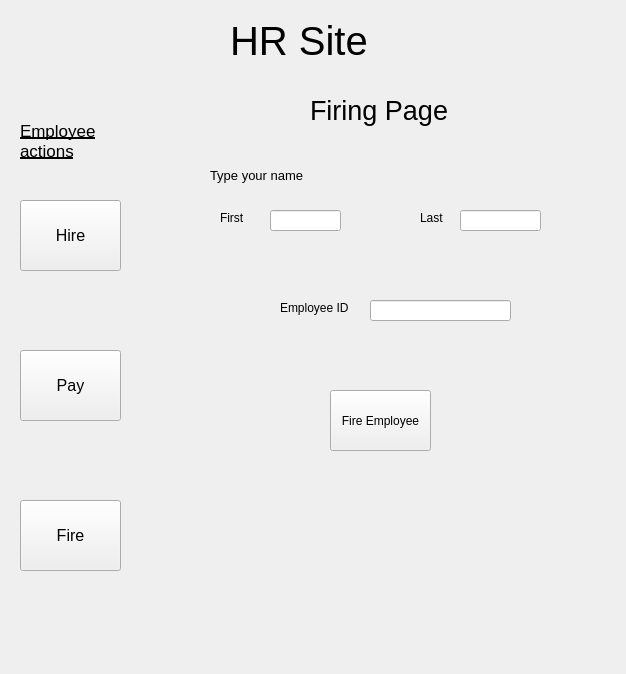
<?xml version="1.0" encoding="UTF-8"?>
<ui version="4.0">
 <class>Form</class>
 <widget class="QWidget" name="Form">
  <property name="geometry">
   <rect>
    <x>0</x>
    <y>0</y>
    <width>626</width>
    <height>674</height>
   </rect>
  </property>
  <property name="minimumSize">
   <size>
    <width>626</width>
    <height>674</height>
   </size>
  </property>
  <property name="maximumSize">
   <size>
    <width>626</width>
    <height>674</height>
   </size>
  </property>
  <property name="windowTitle">
   <string>Form</string>
  </property>
  <widget class="QStackedWidget" name="stackedWidget">
   <property name="geometry">
    <rect>
     <x>140</x>
     <y>70</y>
     <width>481</width>
     <height>591</height>
    </rect>
   </property>
   <property name="minimumSize">
    <size>
     <width>481</width>
     <height>0</height>
    </size>
   </property>
   <property name="currentIndex">
    <number>2</number>
   </property>
   <widget class="QWidget" name="pay_page">
    <widget class="QLabel" name="pay_title">
     <property name="geometry">
      <rect>
       <x>180</x>
       <y>10</y>
       <width>161</width>
       <height>61</height>
      </rect>
     </property>
     <property name="font">
      <font>
       <pointsize>15</pointsize>
      </font>
     </property>
     <property name="text">
      <string>Payment Page</string>
     </property>
    </widget>
    <widget class="QLineEdit" name="first_name">
     <property name="geometry">
      <rect>
       <x>130</x>
       <y>100</y>
       <width>91</width>
       <height>21</height>
      </rect>
     </property>
     <property name="text">
      <string/>
     </property>
    </widget>
    <widget class="QLineEdit" name="hour">
     <property name="geometry">
      <rect>
       <x>140</x>
       <y>160</y>
       <width>141</width>
       <height>21</height>
      </rect>
     </property>
     <property name="text">
      <string/>
     </property>
    </widget>
    <widget class="QLineEdit" name="employee_id">
     <property name="geometry">
      <rect>
       <x>140</x>
       <y>220</y>
       <width>141</width>
       <height>21</height>
      </rect>
     </property>
     <property name="text">
      <string/>
     </property>
    </widget>
    <widget class="QPushButton" name="pay_submit">
     <property name="geometry">
      <rect>
       <x>200</x>
       <y>300</y>
       <width>101</width>
       <height>61</height>
      </rect>
     </property>
     <property name="text">
      <string>PAY</string>
     </property>
    </widget>
    <widget class="QLabel" name="pay_details">
     <property name="geometry">
      <rect>
       <x>40</x>
       <y>380</y>
       <width>401</width>
       <height>181</height>
      </rect>
     </property>
     <property name="font">
      <font>
       <pointsize>10</pointsize>
      </font>
     </property>
     <property name="text">
      <string/>
     </property>
     <property name="wordWrap">
      <bool>true</bool>
     </property>
    </widget>
    <widget class="QLabel" name="label_6">
     <property name="geometry">
      <rect>
       <x>60</x>
       <y>100</y>
       <width>101</width>
       <height>16</height>
      </rect>
     </property>
     <property name="text">
      <string>First name</string>
     </property>
    </widget>
    <widget class="QLineEdit" name="last_name">
     <property name="geometry">
      <rect>
       <x>320</x>
       <y>100</y>
       <width>141</width>
       <height>21</height>
      </rect>
     </property>
     <property name="text">
      <string/>
     </property>
    </widget>
    <widget class="QLabel" name="label_7">
     <property name="geometry">
      <rect>
       <x>50</x>
       <y>160</y>
       <width>81</width>
       <height>16</height>
      </rect>
     </property>
     <property name="text">
      <string>Hours Worked</string>
     </property>
    </widget>
    <widget class="QLabel" name="label_8">
     <property name="geometry">
      <rect>
       <x>50</x>
       <y>220</y>
       <width>81</width>
       <height>16</height>
      </rect>
     </property>
     <property name="text">
      <string>Employee ID</string>
     </property>
    </widget>
    <widget class="QLabel" name="label_12">
     <property name="geometry">
      <rect>
       <x>250</x>
       <y>100</y>
       <width>101</width>
       <height>16</height>
      </rect>
     </property>
     <property name="text">
      <string>Last Name</string>
     </property>
    </widget>
   </widget>
   <widget class="QWidget" name="hire_page">
    <widget class="QLabel" name="hire_title">
     <property name="geometry">
      <rect>
       <x>180</x>
       <y>20</y>
       <width>161</width>
       <height>61</height>
      </rect>
     </property>
     <property name="font">
      <font>
       <pointsize>15</pointsize>
      </font>
     </property>
     <property name="text">
      <string>Hiring Page</string>
     </property>
    </widget>
    <widget class="QLabel" name="label_9">
     <property name="geometry">
      <rect>
       <x>50</x>
       <y>120</y>
       <width>71</width>
       <height>16</height>
      </rect>
     </property>
     <property name="text">
      <string>First Name</string>
     </property>
    </widget>
    <widget class="QLineEdit" name="last_name2">
     <property name="geometry">
      <rect>
       <x>310</x>
       <y>120</y>
       <width>141</width>
       <height>21</height>
      </rect>
     </property>
     <property name="text">
      <string/>
     </property>
    </widget>
    <widget class="QLineEdit" name="first_name_2">
     <property name="geometry">
      <rect>
       <x>120</x>
       <y>120</y>
       <width>91</width>
       <height>21</height>
      </rect>
     </property>
     <property name="text">
      <string/>
     </property>
    </widget>
    <widget class="QLineEdit" name="employee_ID2">
     <property name="geometry">
      <rect>
       <x>170</x>
       <y>200</y>
       <width>141</width>
       <height>21</height>
      </rect>
     </property>
     <property name="text">
      <string/>
     </property>
    </widget>
    <widget class="QLabel" name="label_10">
     <property name="geometry">
      <rect>
       <x>50</x>
       <y>200</y>
       <width>121</width>
       <height>20</height>
      </rect>
     </property>
     <property name="text">
      <string>NEW Employee ID</string>
     </property>
    </widget>
    <widget class="QPushButton" name="hire_submit">
     <property name="geometry">
      <rect>
       <x>190</x>
       <y>360</y>
       <width>101</width>
       <height>61</height>
      </rect>
     </property>
     <property name="text">
      <string>Hire employee</string>
     </property>
    </widget>
    <widget class="QLabel" name="label_13">
     <property name="geometry">
      <rect>
       <x>240</x>
       <y>120</y>
       <width>71</width>
       <height>16</height>
      </rect>
     </property>
     <property name="text">
      <string>Last Name</string>
     </property>
    </widget>
    <widget class="QLabel" name="label_3">
     <property name="geometry">
      <rect>
       <x>100</x>
       <y>280</y>
       <width>55</width>
       <height>16</height>
      </rect>
     </property>
     <property name="text">
      <string>Position</string>
     </property>
    </widget>
    <widget class="QLineEdit" name="new_position">
     <property name="geometry">
      <rect>
       <x>170</x>
       <y>280</y>
       <width>141</width>
       <height>21</height>
      </rect>
     </property>
     <property name="text">
      <string/>
     </property>
    </widget>
    <widget class="QLabel" name="label_4">
     <property name="geometry">
      <rect>
       <x>90</x>
       <y>430</y>
       <width>311</width>
       <height>131</height>
      </rect>
     </property>
     <property name="font">
      <font>
       <pointsize>10</pointsize>
      </font>
     </property>
     <property name="text">
      <string/>
     </property>
     <property name="wordWrap">
      <bool>true</bool>
     </property>
    </widget>
   </widget>
   <widget class="QWidget" name="fire_page">
    <widget class="QLineEdit" name="first_name3">
     <property name="geometry">
      <rect>
       <x>130</x>
       <y>140</y>
       <width>71</width>
       <height>21</height>
      </rect>
     </property>
     <property name="text">
      <string/>
     </property>
    </widget>
    <widget class="QPushButton" name="fire_submit">
     <property name="geometry">
      <rect>
       <x>190</x>
       <y>320</y>
       <width>101</width>
       <height>61</height>
      </rect>
     </property>
     <property name="text">
      <string>Fire Employee</string>
     </property>
    </widget>
    <widget class="QLineEdit" name="last_name3">
     <property name="geometry">
      <rect>
       <x>320</x>
       <y>140</y>
       <width>81</width>
       <height>21</height>
      </rect>
     </property>
     <property name="text">
      <string/>
     </property>
    </widget>
    <widget class="QLabel" name="label_11">
     <property name="geometry">
      <rect>
       <x>70</x>
       <y>90</y>
       <width>171</width>
       <height>31</height>
      </rect>
     </property>
     <property name="font">
      <font>
       <pointsize>10</pointsize>
      </font>
     </property>
     <property name="text">
      <string>Type your name</string>
     </property>
    </widget>
    <widget class="QLineEdit" name="employee_ID3">
     <property name="geometry">
      <rect>
       <x>230</x>
       <y>230</y>
       <width>141</width>
       <height>21</height>
      </rect>
     </property>
     <property name="text">
      <string/>
     </property>
    </widget>
    <widget class="QLabel" name="fire_title">
     <property name="geometry">
      <rect>
       <x>170</x>
       <y>10</y>
       <width>161</width>
       <height>61</height>
      </rect>
     </property>
     <property name="font">
      <font>
       <pointsize>20</pointsize>
      </font>
     </property>
     <property name="text">
      <string>Firing Page</string>
     </property>
    </widget>
    <widget class="QLabel" name="employee_ID_label">
     <property name="geometry">
      <rect>
       <x>140</x>
       <y>230</y>
       <width>81</width>
       <height>16</height>
      </rect>
     </property>
     <property name="text">
      <string>Employee ID</string>
     </property>
    </widget>
    <widget class="QLabel" name="label">
     <property name="geometry">
      <rect>
       <x>80</x>
       <y>140</y>
       <width>55</width>
       <height>16</height>
      </rect>
     </property>
     <property name="text">
      <string>First</string>
     </property>
    </widget>
    <widget class="QLabel" name="label_2">
     <property name="geometry">
      <rect>
       <x>280</x>
       <y>140</y>
       <width>55</width>
       <height>16</height>
      </rect>
     </property>
     <property name="text">
      <string>Last</string>
     </property>
    </widget>
    <widget class="QLabel" name="label_5">
     <property name="geometry">
      <rect>
       <x>90</x>
       <y>420</y>
       <width>301</width>
       <height>111</height>
      </rect>
     </property>
     <property name="font">
      <font>
       <pointsize>10</pointsize>
      </font>
     </property>
     <property name="text">
      <string/>
     </property>
     <property name="wordWrap">
      <bool>true</bool>
     </property>
    </widget>
   </widget>
  </widget>
  <widget class="QLabel" name="title">
   <property name="geometry">
    <rect>
     <x>230</x>
     <y>10</y>
     <width>171</width>
     <height>61</height>
    </rect>
   </property>
   <property name="font">
    <font>
     <pointsize>30</pointsize>
    </font>
   </property>
   <property name="text">
    <string>HR Site</string>
   </property>
  </widget>
  <widget class="QPushButton" name="hire_action">
   <property name="geometry">
    <rect>
     <x>20</x>
     <y>200</y>
     <width>101</width>
     <height>71</height>
    </rect>
   </property>
   <property name="font">
    <font>
     <pointsize>12</pointsize>
    </font>
   </property>
   <property name="text">
    <string>Hire</string>
   </property>
  </widget>
  <widget class="QPushButton" name="pay_action">
   <property name="geometry">
    <rect>
     <x>20</x>
     <y>350</y>
     <width>101</width>
     <height>71</height>
    </rect>
   </property>
   <property name="font">
    <font>
     <pointsize>12</pointsize>
    </font>
   </property>
   <property name="text">
    <string>Pay</string>
   </property>
  </widget>
  <widget class="QPushButton" name="fire_action">
   <property name="geometry">
    <rect>
     <x>20</x>
     <y>500</y>
     <width>101</width>
     <height>71</height>
    </rect>
   </property>
   <property name="font">
    <font>
     <pointsize>12</pointsize>
    </font>
   </property>
   <property name="text">
    <string>Fire</string>
   </property>
  </widget>
  <widget class="QLabel" name="actions">
   <property name="geometry">
    <rect>
     <x>20</x>
     <y>100</y>
     <width>121</width>
     <height>81</height>
    </rect>
   </property>
   <property name="font">
    <font>
     <pointsize>13</pointsize>
     <underline>true</underline>
    </font>
   </property>
   <property name="text">
    <string>Employee actions</string>
   </property>
   <property name="wordWrap">
    <bool>true</bool>
   </property>
  </widget>
 </widget>
 <resources/>
 <connections/>
</ui>
